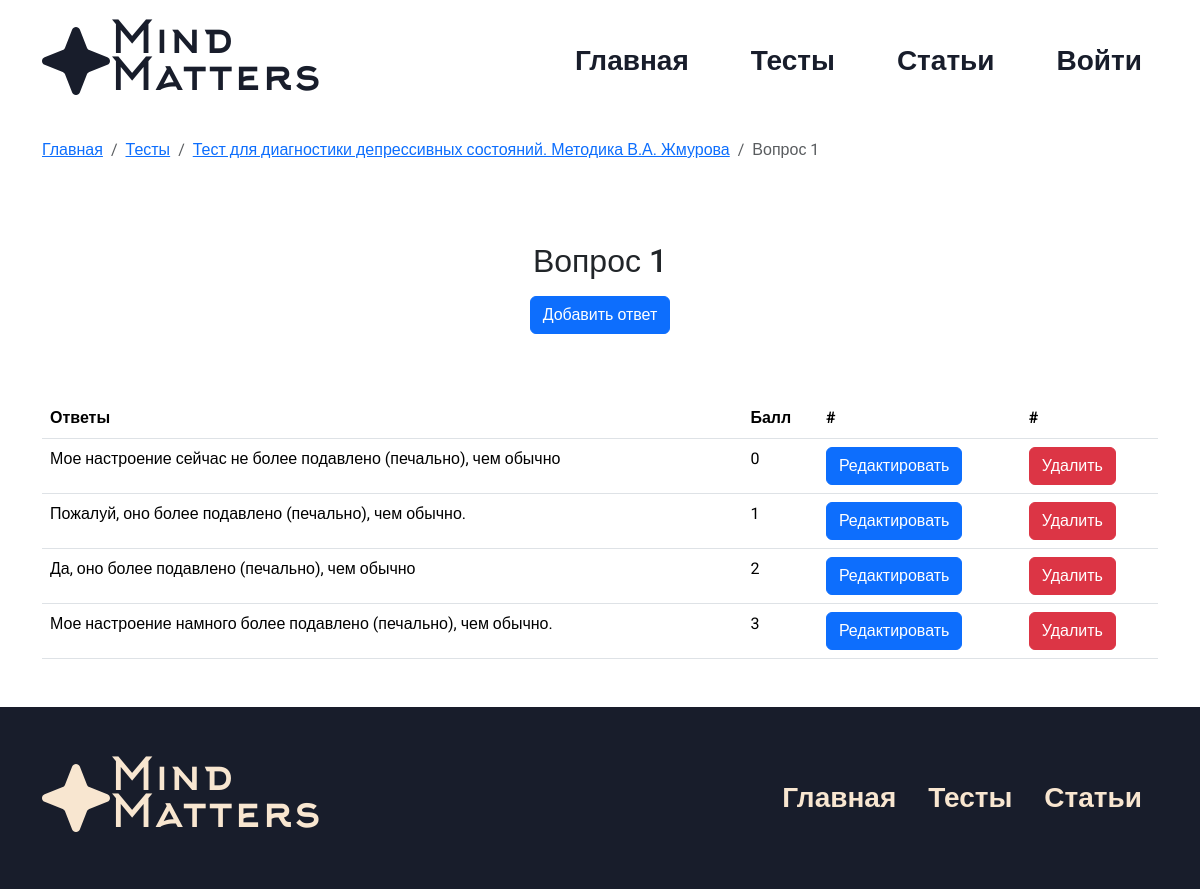
/add_answer/1test_id1, run on the app's committed database.
### app/models.py (models this page shows, shortened)
class Tests(db.Model):
    id = db.Column(db.Integer,primary_key=True)
    title = db.Column(db.String(100))
    text = db.Column(db.Text)
    image_name = db.Column(db.String(100))
    category = db.Column(db.String(100))
    color = db.Column(db.String(100))

class Question(db.Model):
    id = db.Column(db.Integer,primary_key=True)
    title = db.Column(db.String(100))
    id_test = db.Column(db.Integer, db.ForeignKey('tests.id'))

class Answer(db.Model):
    id = db.Column(db.Integer,primary_key=True)
    title = db.Column(db.String(100))
    weight = db.Column(db.Integer)
    id_question = db.Column(db.Integer, db.ForeignKey('question.id'))

### app/views.py (the view, shortened to what this page needs)
@app.route('/add_answer/<int:id_question>test_id<int:id_test>', methods=['GET', 'POST'])
def add_answer(id_question,id_test):
    test = Tests.query.get(id_test)
    question = Question.query.filter_by(id=id_question).first()
    answer = Answer.query.filter_by(id_question=id_question).all()
    return render_template("add_answer.html",answer=answer,question=question,test=test)

### app/views.py (called while the page is built)
@app.context_processor
def inject_user():
    def get_user_name():
        if 'name' in session:
            return Users.query.filter_by(email=session['name']).first()
    return dict(active_user=get_user_name())

### app/templates/add_answer.html (shortened to what this page needs)
{% extends 'base.html' %}
{% block main %}
<div class="container">
    <ol class="breadcrumb py-3">
        <li class="breadcrumb-item"><a href="/">Главная</a></li>
        <li class="breadcrumb-item"><a href="/tests">Тесты</a> </li>
        <li class="breadcrumb-item"><a href="/edit_test/{{test.id}}">{{test.title}}</a></li>
        <li class="breadcrumb-item active "> <p class="text-truncate">{{question.title}}</p> </li>
      </ol>
<div class="text-center my-5">
    <h2> {{question.title}}</h2>
    <div class="my-3">
        <button type="button" class="btn btn-primary mb-3" data-bs-toggle="modal" data-bs-target="#exampleModal">
            Добавить ответ
        </button>
    </div>
</div>
</div>
<div class="my-5 container">
    <table class="table">
        <thead>
            <tr>
                <th scope="col">Ответы</th>
                <th scope="col">Балл</th>
                <th scope="col">#</th>
                <th scope="col">#</th>
            </tr>
        </thead>
        <tbody>
            {%for ans in answer%}
            <tr>
                <td>{{ans.title}} </td>
                <td>{{ans.weight}} </td>
                <td><button class="btn btn-primary" data-bs-toggle="modal" data-bs-target="#exampleModal{{ans.id}}">Редактировать</button></td>
                <td><a href="/delete-answer/{{question.id}}/{{ans.id}}/{{test.id}}" class="btn btn-danger">Удалить</a></td>
            </tr>
            {%endfor%}
        </tbody>
    </table>
</div>
{% endblock %}

### app/static/css/style.css (style rules this page uses)
* { font-family: "Roboto", sans-serif; }

### app/templates/base.html (style rules this page uses)
html { height: 100%; }
body { display: flex; flex-direction: column; height: 100%; }

### data on the page
Tests: title "Тест для диагностики депрессивных состояний. Методика В.А. Жмурова"
Question: title "Вопрос 1"
Answer: title "Мое настроение сейчас не более подавлено (печально), чем обычно", weight "0"
Answer: title "Пожалуй, оно более подавлено (печально), чем обычно.", weight "1"
Answer: title "Да, оно более подавлено (печально), чем обычно", weight "2"
Answer: title "Мое настроение намного более подавлено (печально), чем обычно.", weight "3"
